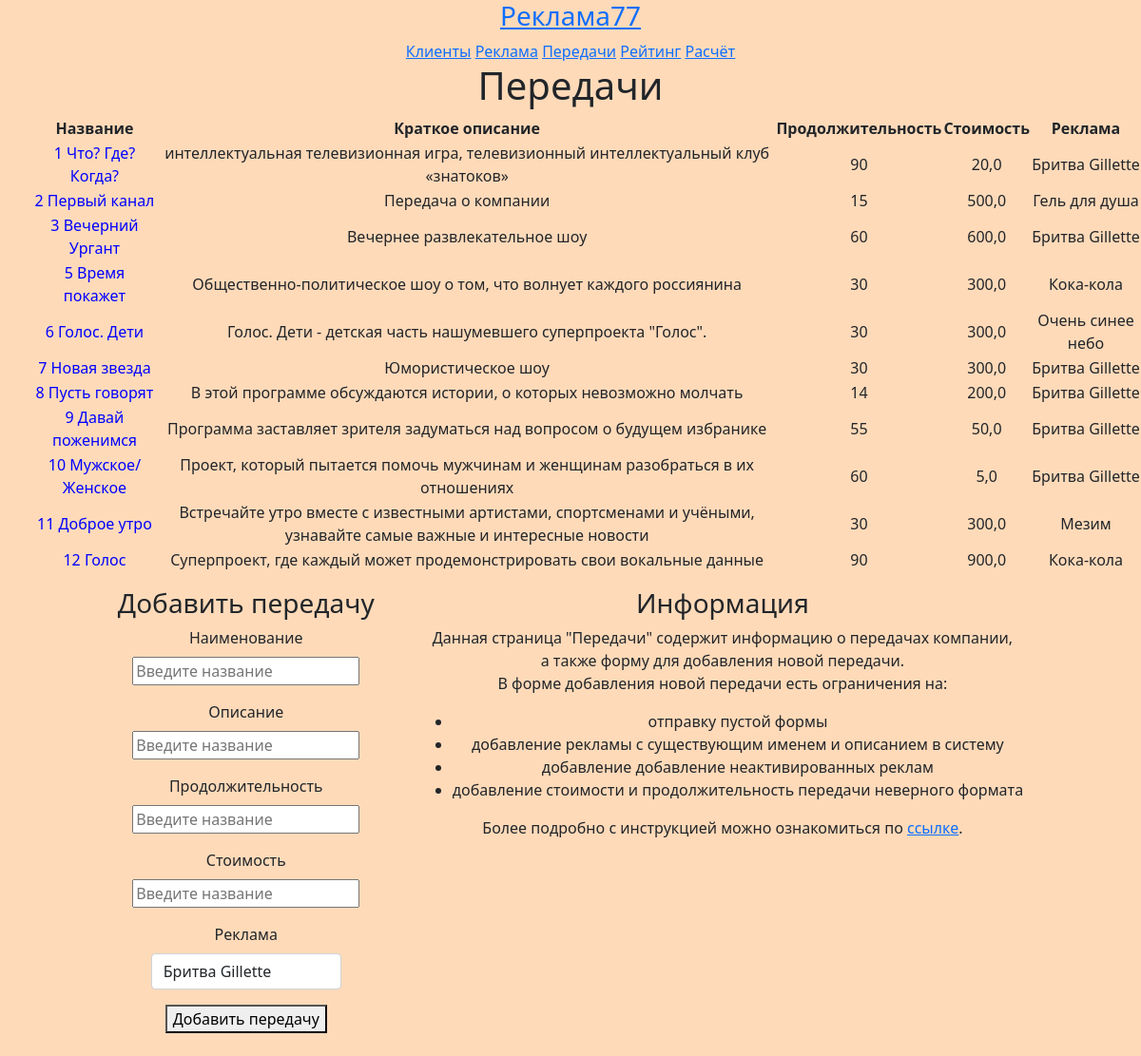
Page /broadcast on the earlier database version.
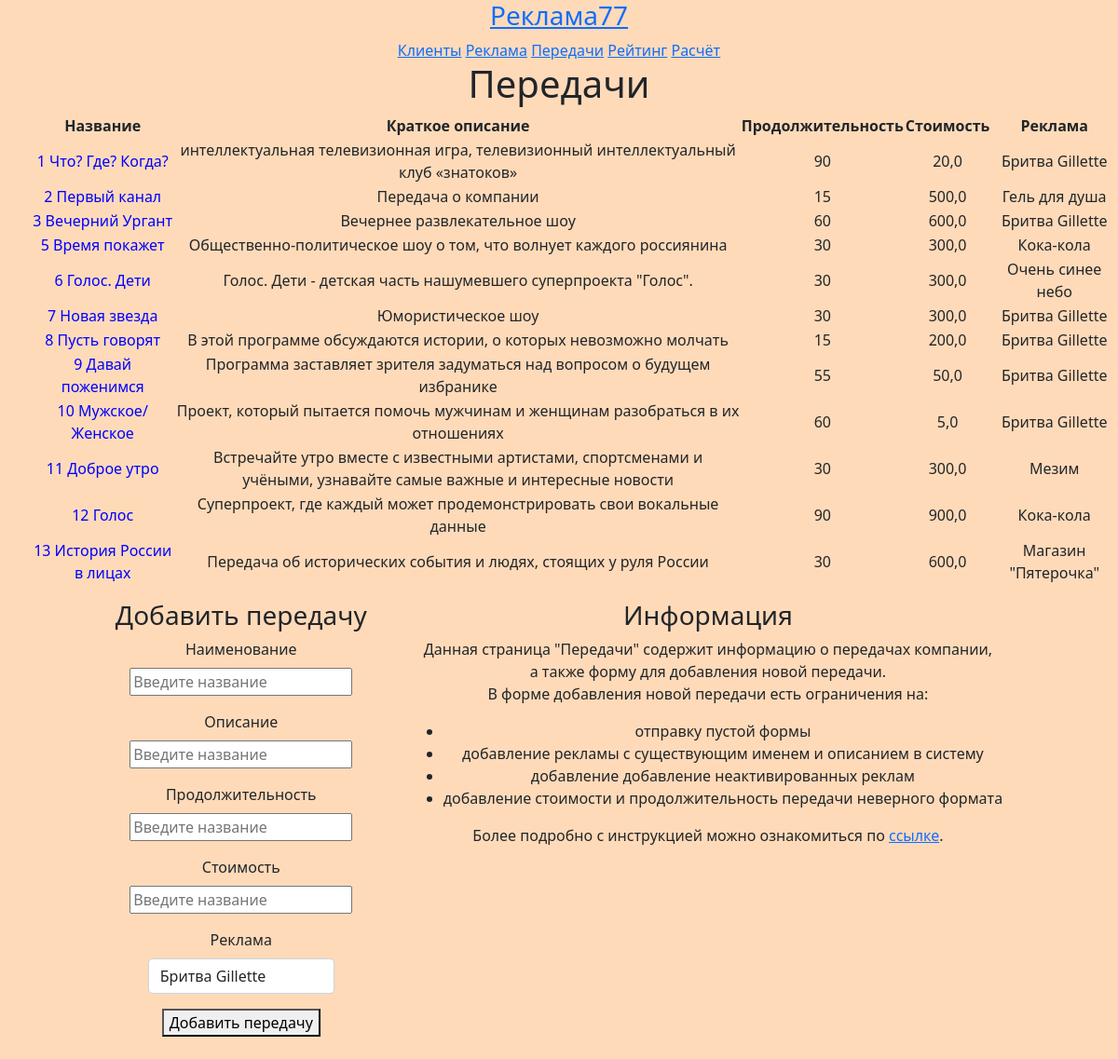
Same page on the later database version.
### tvad/models.py (models this page shows)
class Broadcast(models.Model):
    name = models.CharField(max_length=100, verbose_name='Название')
    description = models.CharField(max_length=150, verbose_name='Краткое описание')
    duration = models.IntegerField(verbose_name='Продолжительность')
    cost_program = models.FloatField(blank=True, verbose_name='Стоимость')
    advertisement = models.ForeignKey(Advertisement, on_delete=models.DO_NOTHING, verbose_name='Реклама')
    def __str__(self):
        return self.name

class Advertisement(models.Model):
    name = models.CharField(max_length=100, verbose_name='Название')
    description = models.CharField(max_length=150, verbose_name='Краткое описание')
    duration = models.FloatField(verbose_name='Продолжительность')
    day_week = models.IntegerField(verbose_name='День недели')
    number_repetitions = models.IntegerField(verbose_name='Количество повторов')
    cost = models.FloatField(blank=True, verbose_name='Стоимость')
    customer = models.ForeignKey(Customer, on_delete=models.DO_NOTHING, verbose_name='Заказчик')
    status = models.ForeignKey(Status, on_delete=models.DO_NOTHING, verbose_name='Статус рекламы')
    def __str__(self):
        return self.name

### tvad/views.py (the view)
# urls.py: path('broadcast', views.broadcast, name='broadcast'),
def broadcast(request):
    broadcast = Broadcast.objects.all()
    advertisement_all = Advertisement.objects.all()
    return render(request, 'broadcast.html', {
        'title': 'Передачи',
        'broadcast': broadcast,
        'advertisement_all': advertisement_all,
    })

### templates/broadcast.html (shortened to what this page needs)
{% load static %}
<!DOCTYPE html>
<html lang="en">
<head>
    <link href="https://cdn.jsdelivr.net/npm/bootstrap@5.0.2/dist/css/bootstrap.min.css" rel="stylesheet">
    <link rel="stylesheet" type="text/css" href="{% static 'todo/main.css' %}"/>
</head>
<body class="text-center">
<h3><a href="{% url 'index' %}">Реклама77</a></h3>
    <a href="{% url 'customer' %}">Клиенты</a>
    <a href="{% url 'advertisement' %}">Реклама</a>
    <a href="{% url 'broadcast' %}">Передачи</a>
    <a href="{% url 'rating' %}">Рейтинг</a>
    <a href="{% url 'calculation' %}">Расчёт</a>
<h1>Передачи</h1>
<div class="text-center">
    <ul>
        <table style="margin: auto">
            <tbody>
            <tr>
                <th>Название</th>
                <th>Краткое описание</th>
                <th>Продолжительность</th>
                <th>Стоимость</th>
                <th>Реклама</th>
            </tr>
            {% for tvad in broadcast %}
            <tr>
                <td>
                    <a href="broadcast/{{ tvad.id }}" style="text-decoration: none; color: blue">
                        {{ tvad.id }}
                        {{ tvad }}
                    </a>
                </td>
                <td>{{ tvad.description }}</td>
                <td>{{ tvad.duration }}</td>
                <td>{{ tvad.cost_program }}</td>
                <td>{{ tvad.advertisement }}</td>
            </tr>
            {% endfor %}
            </tbody>
        </table>
    </ul>
</div>
<div class="cont">
<div class="forma">
<h3>Добавить передачу</h3>
    <form class="form-create" method="post" action="{% url 'create_broadcast' %}" value="" enctype="multipart/form-data">
        <label class="mb-2">Наименование</label>
        <div class="mb-3">
            <input type="text" name="name" id="name" placeholder="Введите название">
        </div>
        <label class="mb-2">Описание</label>
        <div class="mb-3">
            <input type="text" name="desc" id="desc" placeholder="Введите название">
        </div>
        <label class="mb-2">Продолжительность</label>
        <div class="mb-3">
            <input type="text" name="dur" id="dur" placeholder="Введите название">
        </div>
        <label class="mb-2">Стоимость</label>
        <div class="mb-3">
            <input type="text" name="cost" id="cost" placeholder="Введите название">
        </div>
                <label class="mb-2">Реклама</label>
        <div class="mb-3">
            <select class="form-control" id="advertisement" name="advertisement" style="width: 200px;margin: auto">
                {% for adv in advertisement_all %}
                    <option value="{{ adv.id }}">{{ adv.name }}</option>
                {% endfor %}
            </select>
        </div>
        <div class="text-center">
                <button type="submit" class="main_button" id="btncreate">Добавить передачу</button>
        </div>
    </form>
<br>
    </div>
        <div class="info mb-3">
        <h3>Информация</h3>
            <p>Данная страница "Передачи" содержит информацию о передачах компании,<br>
                а также форму для добавления новой передачи.<br>
                В форме добавления новой передачи есть ограничения на:
                <ul class="" style="list-style-type: disc">
                    <li>отправку пустой формы</li>
                    <li>добавление рекламы с существующим именем и описанием в систему</li>
                    <li>добавление добавление неактивированных реклам</li>
                    <li>добавление стоимости и продолжительность передачи неверного формата </li>
                </ul>
                Более подробно с инструкцией можно ознакомиться по <a href="https://disk.yandex.ru/i/iTa8IC4639cbpg">ссылке</a>.
            </p>
        </div>
    </div>
</body>
</html>

Differences in the rows shown:
changed Broadcast "Пусть говорят": duration "14" → "15"
added Broadcast: id "13", name "История России в лицах", description "Передача об исторических события и людях, стоящих у руля России", duration "30", cost_program "600,0", advertisement "Магазин \"Пятерочка\""
